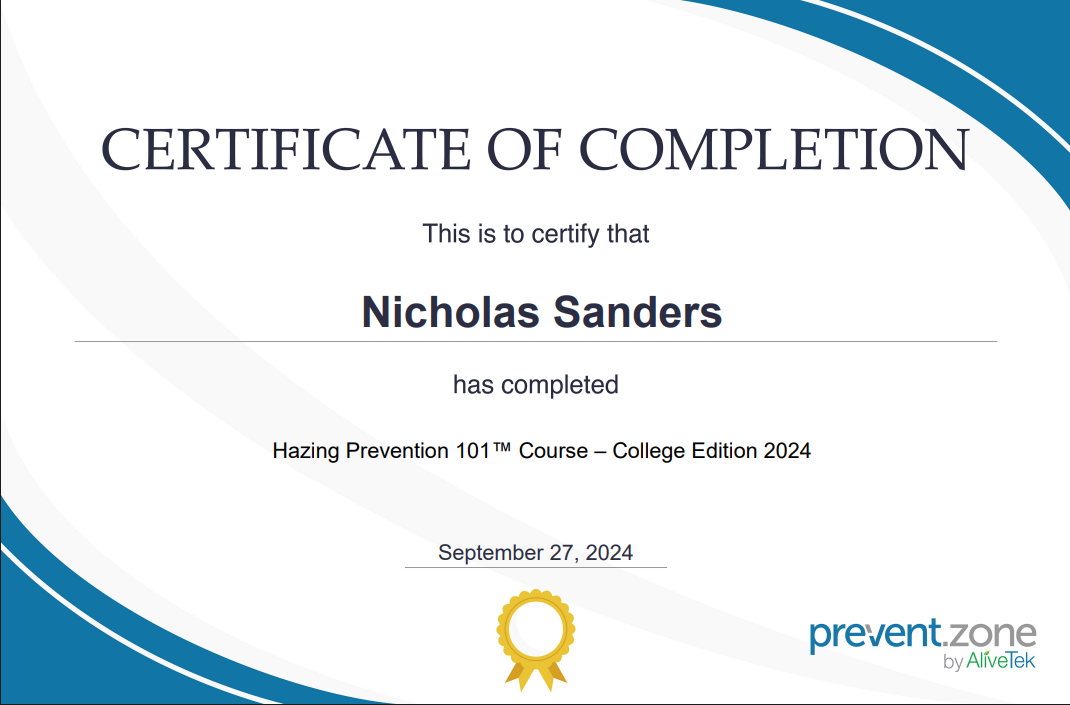
#> input picture ocrTest.png, 1070 x 705 px
$ python tesseract_test_still.py
#> lines starting #> are read from the running program, lines starting #| are printed output that depends on the picture; after the words box and inside, x2 and y2 are one past the last pixel; in counts of white or black regions, pixels touching at a corner belong together
import cv2
import pytesseract
import numpy as np
from pytesseract import Output

img_source = cv2.imread('ocrTest.png')
#> img_source is the input picture: shape (705, 1070, 3); mean B, G, R 240.7, 237.2, 229.9


def get_grayscale(image):
    return cv2.cvtColor(image, cv2.COLOR_BGR2GRAY)
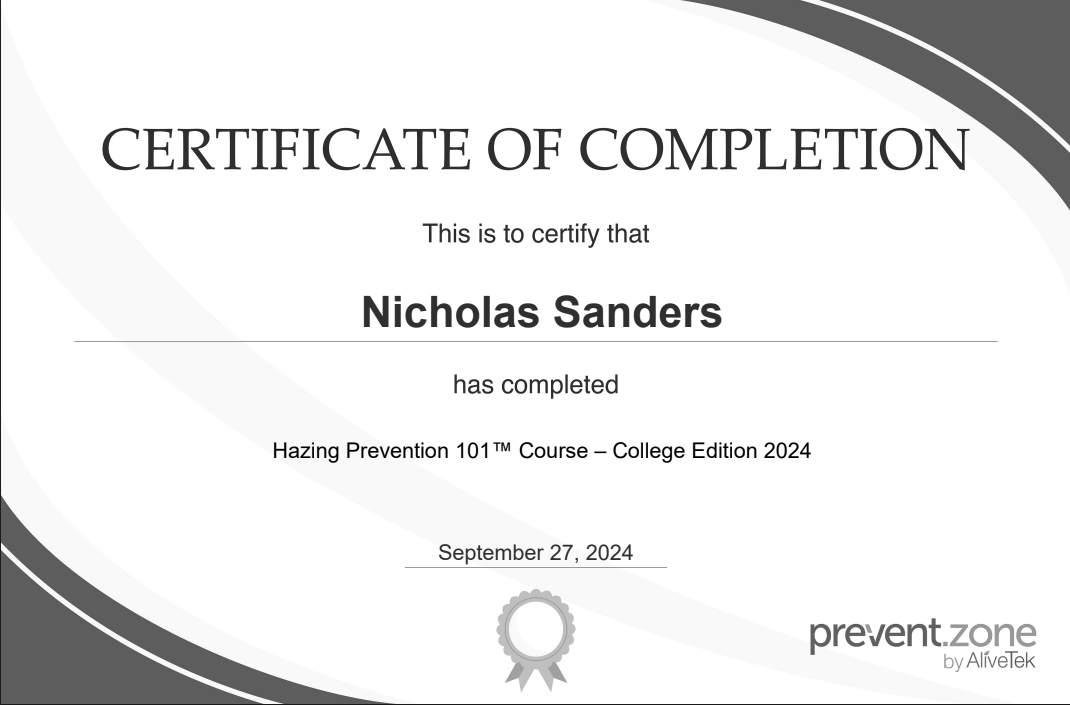
#> returned value: shape (705, 1070); min 0, max 255, mean 235.4


def thresholding(image):
    return cv2.threshold(image, 0, 255, cv2.THRESH_BINARY + cv2.THRESH_OTSU)[1]
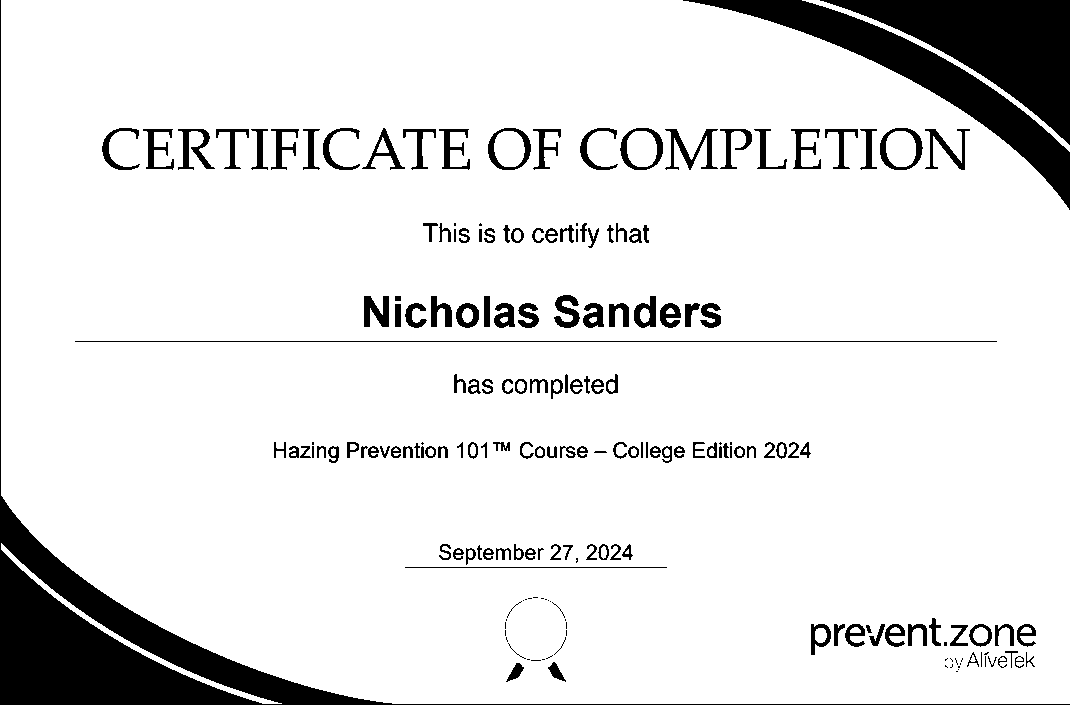
#> returned value: shape (705, 1070); 89.2% white; 198 black regions (44 under 20 px), largest, box (x1, y1, x2, y2) and area: (0, 0, 1070, 705) 28316, (820, 0, 1070, 145) 14913, (683, 0, 1070, 210) 12616


def opening(image):
    kernel = np.ones((5, 5), np.uint8)
    return cv2.morphologyEx(image, cv2.MORPH_OPEN, kernel)
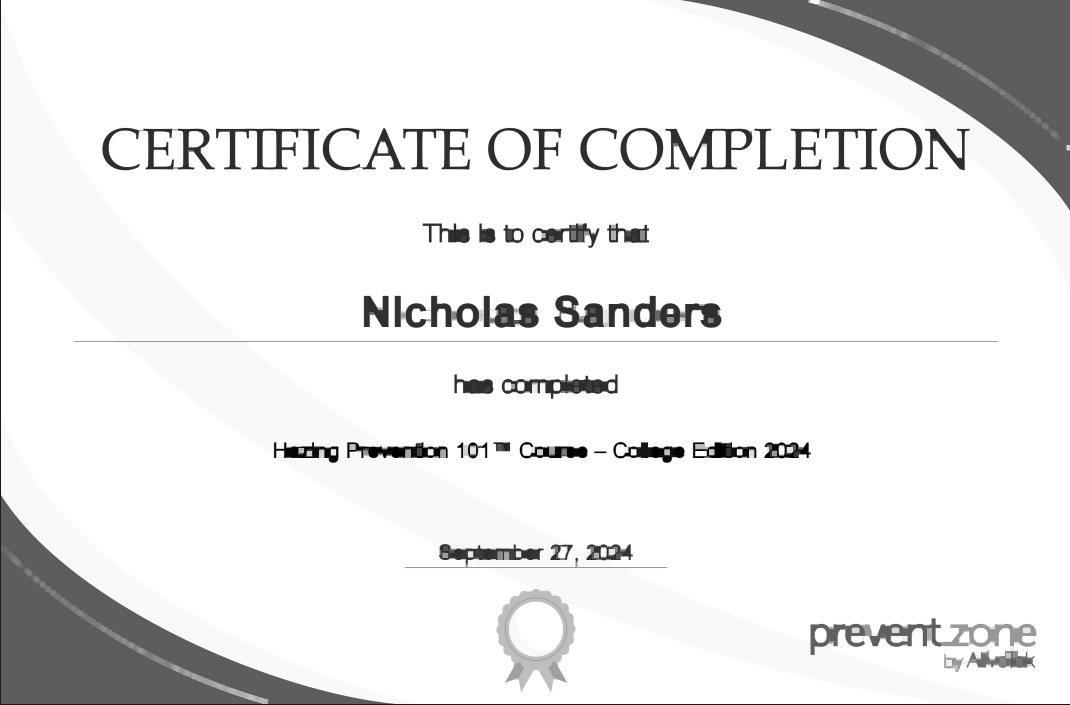
#> returned value: shape (705, 1070); min 0, max 255, mean 233.5


def canny(image):
    return cv2.Canny(image, 100, 200)
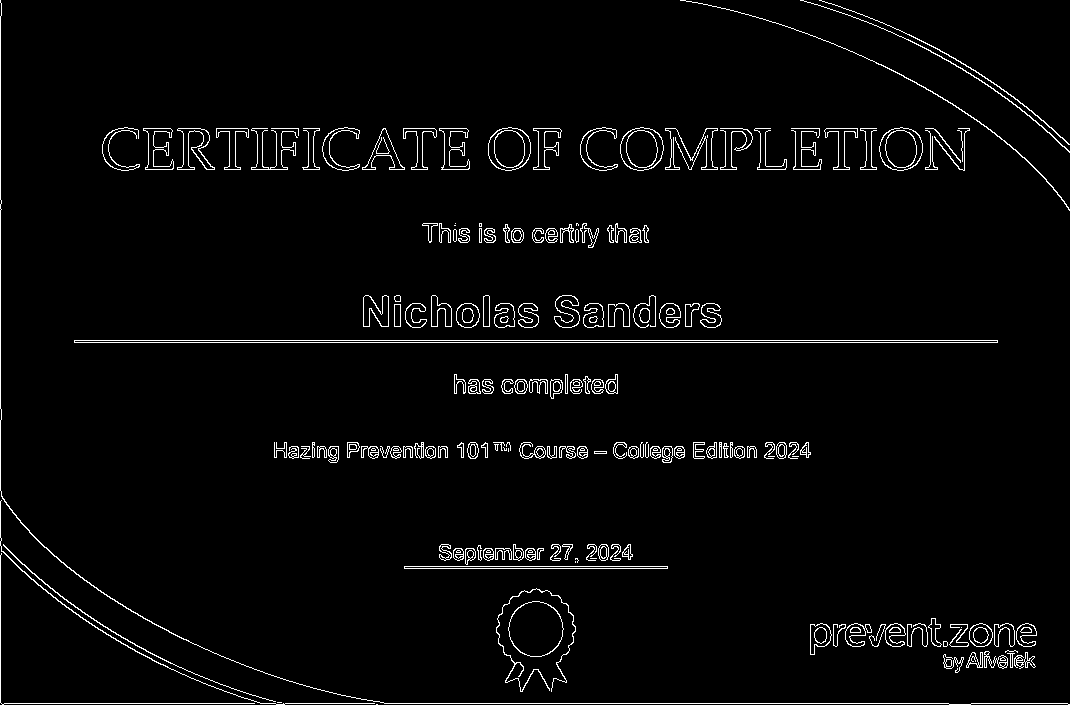
#> returned value: shape (705, 1070); 2.9% white in thin lines or dots


gray = get_grayscale(img_source)
thresh = thresholding(gray)
opening = opening(gray)
canny = canny(gray)

for img in [img_source, gray, thresh, opening, canny]:
#> (the run stopped early here; a loop or call above may not have finished)

$ run again, with syllabusPDF.png copied over ocrTest.png
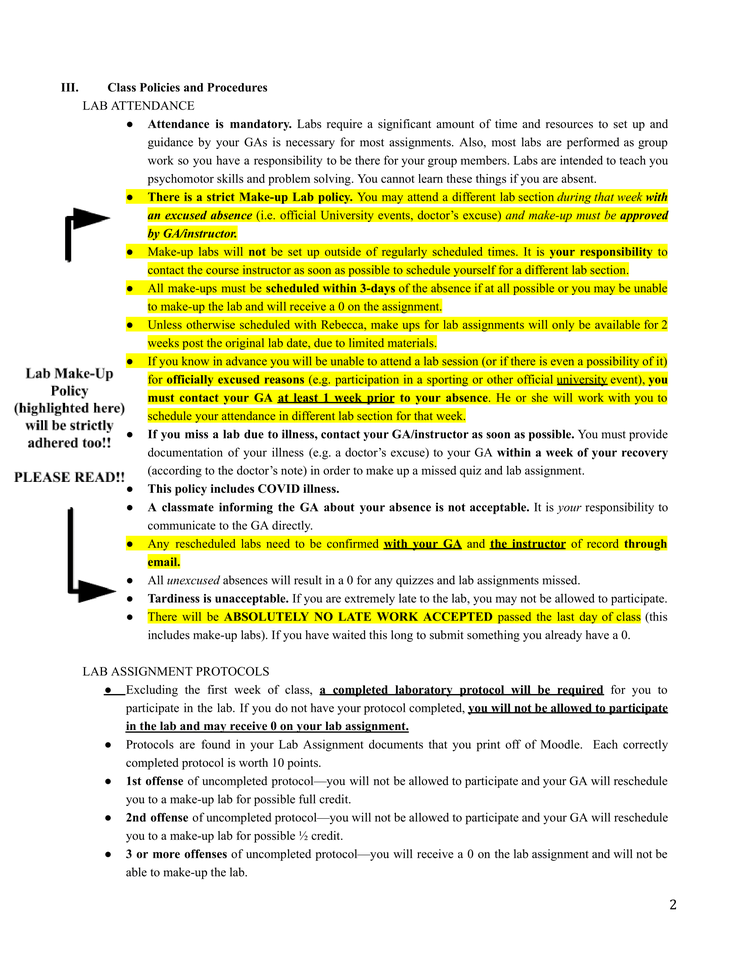
#> input picture syllabusPDF.png, 738 x 956 px, shrunk from 1700 x 2200 before the run
#> img_source is the input picture: shape (956, 738, 3); mean B, G, R 208.4, 238.7, 238.7
#> in thresholding, `return cv2.threshold(image, 0, 255, cv2.THRESH_BINARY + cv2.THRESH_OTS..`:
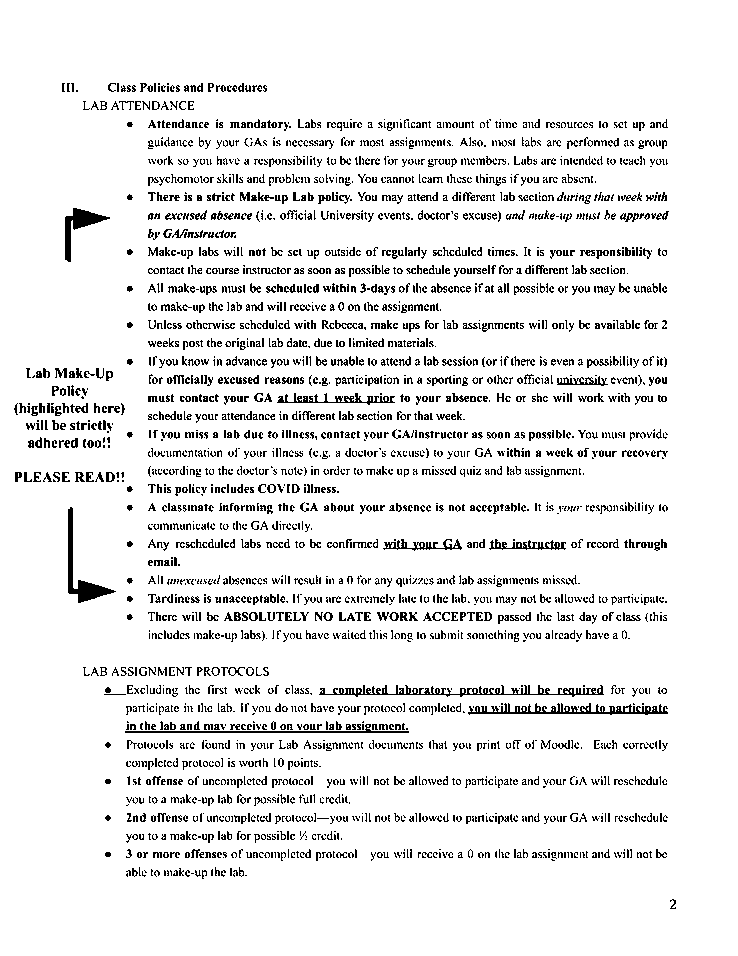
#> returned value: shape (956, 738); 91.8% white; black in thin lines or dots, all inside (x1, y1, x2, y2) = (14, 83, 676, 909)
#> in canny, `return cv2.Canny(image, 100, 200)`:
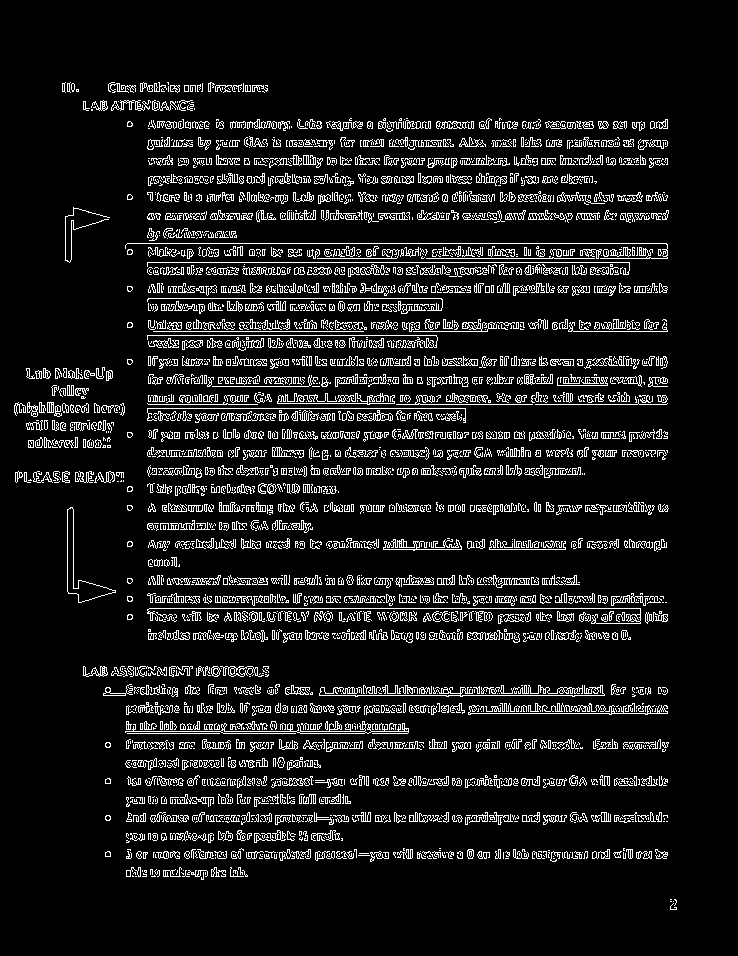
#> returned value: shape (956, 738); 9.4% white in thin lines or dots, all inside (x1, y1, x2, y2) = (14, 82, 677, 910)
